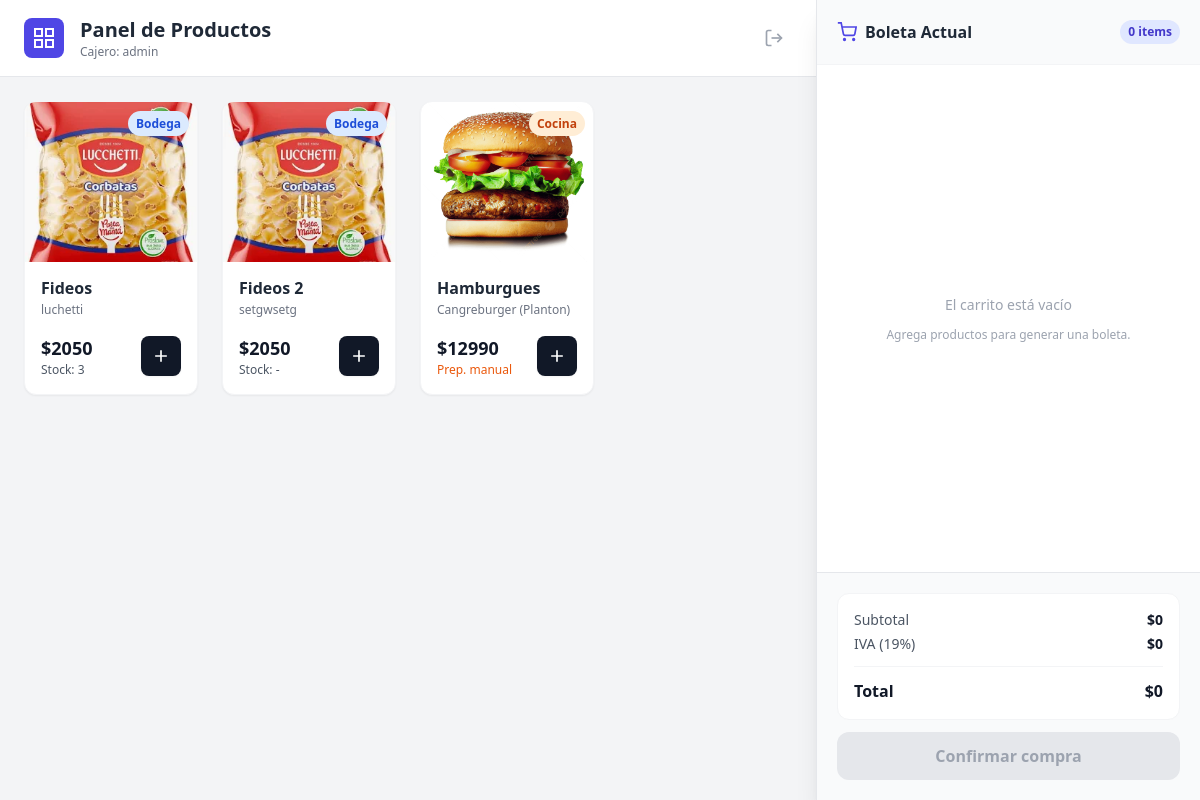
The page /dashboard/ (signed in) on the database its author committed.
### products/models.py (models this page shows, shortened)
class Product(models.Model):
    PRODUCT_TYPE_CHOICES = (
        ("STOCK", "Producto con stock"),
        ("MANUAL", "Preparación manual"),
    )
    name = models.CharField(max_length=100)
    description = models.TextField(blank=True)
    price = models.DecimalField(max_digits=10, decimal_places=2)
    image = models.ImageField(upload_to="products/", null=True, blank=True)
    product_type = models.CharField(
        max_length=10,
        choices=PRODUCT_TYPE_CHOICES
    )
    stock = models.PositiveIntegerField(
        null=True,
        blank=True,
        help_text="Solo para productos con stock"
    )
    is_active = models.BooleanField(default=True)
    created_at = models.DateTimeField(auto_now_add=True)

### products/views.py (the view, shortened to what this page needs)
# urls.py: path("", product_list, name="product_list"),
@login_required
def product_list(request):
    products = Product.objects.filter(is_active=True)
    cart = request.session.get("cart", {})  # { "1": 2, "5": 1 }
    ids = [int(pid) for pid in cart.keys()] if cart else []
    cart_products = Product.objects.filter(id__in=ids) if ids else []
    product_map = {p.id: p for p in cart_products}
    cart_items = []
    subtotal = Decimal("0.0")
    tax = (subtotal * TAX_RATE) if subtotal > 0 else Decimal("0.0")
    total = subtotal + tax
    return render(request, "pos/product_list.html", {
        "products": products,
        "cart_items": cart_items,
        "subtotal": subtotal,
        "tax": tax,
        "total": total,
        "tax_rate_percent": int(TAX_RATE * 100),
    })

### templates/pos/product_list.html (shortened to what this page needs)
{% extends "base.html" %}
{% block body %}
<div class="flex h-screen overflow-hidden bg-gray-100">
  <div class="flex-1 flex flex-col min-w-0">
    <header class="bg-white border-b border-gray-200 px-6 py-4 flex items-center justify-between">
      <div class="flex items-center gap-4">
        <div class="bg-brand-600 text-white p-2 rounded-lg">
          <svg class="w-6 h-6" viewBox="0 0 24 24" fill="none" stroke="currentColor" stroke-width="2">
            <rect x="3" y="3" width="7" height="7"></rect>
            <rect x="14" y="3" width="7" height="7"></rect>
            <rect x="14" y="14" width="7" height="7"></rect>
            <rect x="3" y="14" width="7" height="7"></rect>
          </svg>
        </div>
        <div>
          <h1 class="text-xl font-bold text-gray-800">Panel de Productos</h1>
          <p class="text-xs text-gray-500">Cajero: {{ request.user.username }}</p>
        </div>
      </div>
      <div class="flex items-center gap-3">
        <form method="post" action="{% url 'logout' %}">
          <button type="submit"
            class="p-2 text-gray-400 hover:text-red-600 hover:bg-red-50 rounded-lg transition"
            title="Salir">
            <svg class="w-5 h-5" viewBox="0 0 24 24" fill="none" stroke="currentColor" stroke-width="2">
              <path d="M9 21H5a2 2 0 0 1-2-2V5a2 2 0 0 1 2-2h4"></path>
              <path d="M16 17l5-5-5-5"></path>
              <path d="M21 12H9"></path>
            </svg>
          </button>
        </form>
      </div>
    </header>
    <main class="flex-1 overflow-y-auto p-6">
      <div class="grid grid-cols-2 md:grid-cols-3 lg:grid-cols-4 xl:grid-cols-5 gap-6">
        {% for product in products %}
          <div class="bg-white rounded-xl shadow-sm border border-gray-100 overflow-hidden flex flex-col hover:shadow-md transition">
            <div class="relative h-40 w-full overflow-hidden">
              {% if product.image %}
                <img src="{{ product.image.url }}" alt="{{ product.name }}" class="w-full h-full object-cover" />
              {% else %}
                <div class="w-full h-full bg-gray-200"></div>
              {% endif %}
              <div class="absolute top-2 right-2">
                <span class="px-2 py-1 text-xs font-bold rounded-full
                  {% if product.product_type == 'STOCK' %} bg-blue-100 text-blue-700 {% else %} bg-orange-100 text-orange-700 {% endif %}">
                  {% if product.product_type == 'STOCK' %}Bodega{% else %}Cocina{% endif %}
                </span>
              </div>
            </div>
            <div class="p-4 flex-1 flex flex-col">
              <h3 class="font-semibold text-gray-800 leading-tight line-clamp-2">{{ product.name }}</h3>
              <p class="text-xs text-gray-500 mt-1 line-clamp-1">{{ product.description }}</p>
              <div class="mt-auto flex items-center justify-between pt-4">
                <div class="flex flex-col">
                  <span class="text-lg font-bold text-gray-900">
                    ${{ product.price|floatformat:0 }}
                  </span>
                  {% if product.product_type == 'STOCK' %}
                    <span class="text-xs font-medium text-gray-600">
                      Stock: {{ product.stock|default:"-" }}
                    </span>
                  {% else %}
                    <span class="text-xs font-medium text-orange-600">
                      Prep. manual
                    </span>
                  {% endif %}
                </div>
                <a href="{% url 'add_to_cart' product.id %}"
                   class="bg-gray-900 hover:bg-brand-600 text-white p-2.5 rounded-lg transition shadow-sm">
                  <svg class="w-5 h-5" viewBox="0 0 24 24" fill="none" stroke="currentColor" stroke-width="2">
                    <path d="M12 5v14"></path>
                    <path d="M5 12h14"></path>
                  </svg>
                </a>
              </div>
            </div>
          </div>
        {% empty %}
          <div class="col-span-full text-center py-20 text-gray-400">
            <p>No hay productos activos.</p>
          </div>
        {% endfor %}
      </div>
    </main>
  </div>
  <aside class="w-96 bg-white border-l border-gray-200 flex flex-col shadow-xl">
    <div class="p-5 border-b border-gray-100 bg-gray-50 flex items-center justify-between">
      <h2 class="font-bold text-gray-800 flex items-center gap-2">
        <svg class="w-5 h-5 text-brand-600" viewBox="0 0 24 24" fill="none" stroke="currentColor" stroke-width="2">
          <circle cx="9" cy="21" r="1"></circle>
          <circle cx="20" cy="21" r="1"></circle>
          <path d="M1 1h4l2.7 13.4a2 2 0 0 0 2 1.6h9.7a2 2 0 0 0 2-1.6L23 6H6"></path>
        </svg>
        Boleta Actual
      </h2>
      <span class="bg-brand-100 text-brand-700 text-xs font-bold px-2 py-1 rounded-full">
        {{ cart_items|length|default:0 }} items
      </span>
    </div>
    <div class="flex-1 overflow-y-auto p-4">
      {% if cart_items|length == 0 %}
        <div class="h-full flex flex-col items-center justify-center text-gray-400 space-y-3">
          <p class="text-sm font-medium">El carrito está vacío</p>
          <p class="text-xs text-gray-400">Agrega productos para generar una boleta.</p>
        </div>
      {% endif %}
    </div>
    <div class="p-5 bg-gray-50 border-t border-gray-200 space-y-3">
      <div class="bg-white border border-gray-100 rounded-xl p-4">
        <div class="flex justify-between text-sm text-gray-600">
          <span>Subtotal</span>
          <span class="font-semibold text-gray-900">${{ subtotal|floatformat:0 }}</span>
        </div>
        <div class="flex justify-between text-sm text-gray-600 mt-1">
          <span>IVA ({{ tax_rate_percent }}%)</span>
          <span class="font-semibold text-gray-900">${{ tax|floatformat:0 }}</span>
        </div>
        <div class="flex justify-between text-base font-bold mt-3 pt-3 border-t border-gray-100">
          <span>Total</span>
          <span>${{ total|floatformat:0 }}</span>
        </div>
      </div>
      {% if cart_items|length > 0 %}
        <a href="{% url 'confirm_sale' %}"
           class="w-full block text-center bg-brand-600 hover:bg-brand-700 text-white py-3 rounded-xl font-bold shadow-lg transition">
          Confirmar compra
        </a>
        <a href="{% url 'clear_cart' %}"
           class="w-full block text-center bg-white hover:bg-gray-50 text-gray-800 py-3 rounded-xl font-bold border border-gray-200 transition">
          Vaciar carrito
        </a>
      {% else %}
        <button disabled
           class="w-full block text-center bg-gray-200 text-gray-400 py-3 rounded-xl font-bold cursor-not-allowed">
          Confirmar compra
        </button>
      {% endif %}
    </div>
  </aside>
</div>
{% endblock %}

### rows shown on the page
Product: image (picture), product_type "Bodega", name "Fideos", description "luchetti", price "2050", stock "3"
Product: image (picture), product_type "Bodega", name "Fideos 2", description "setgwsetg", price "2050", stock "-"
Product: image (picture), product_type "Cocina", name "Hamburgues", description "Cangreburger (Planton)", price "12990"

### other values the page prints
{{ request.user.username }} "admin"
{{ cart_items|length|default:0 }} "0"
{{ subtotal|floatformat:0 }} "0"
{{ tax_rate_percent }} "19"
{{ tax|floatformat:0 }} "0"
{{ total|floatformat:0 }} "0"
